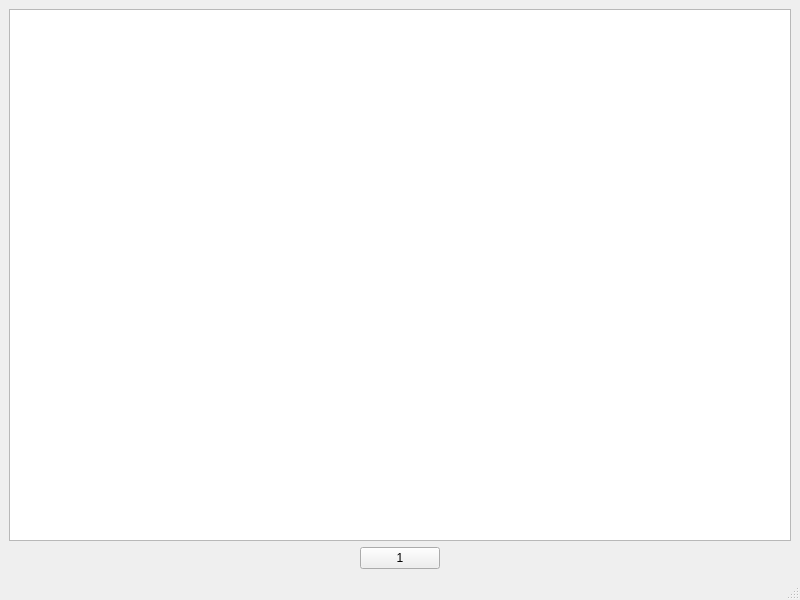
<?xml version="1.0" encoding="UTF-8"?>
<ui version="4.0">
 <class>MainWindow</class>
 <widget class="QMainWindow" name="MainWindow">
  <property name="geometry">
   <rect>
    <x>0</x>
    <y>0</y>
    <width>800</width>
    <height>600</height>
   </rect>
  </property>
  <property name="windowTitle">
   <string>MainWindow</string>
  </property>
  <widget class="QWidget" name="centralwidget">
   <layout class="QVBoxLayout" name="verticalLayout">
    <item>
     <layout class="QVBoxLayout" name="table_with_paging">
      <item>
       <widget class="QTableView" name="tableView"/>
      </item>
      <item>
       <layout class="QHBoxLayout" name="paging_buttons">
        <item>
         <widget class="QPushButton" name="pushButton">
          <property name="sizePolicy">
           <sizepolicy hsizetype="Maximum" vsizetype="Fixed">
            <horstretch>0</horstretch>
            <verstretch>0</verstretch>
           </sizepolicy>
          </property>
          <property name="text">
           <string>1</string>
          </property>
         </widget>
        </item>
       </layout>
      </item>
     </layout>
    </item>
   </layout>
  </widget>
  <widget class="QMenuBar" name="menubar">
   <property name="geometry">
    <rect>
     <x>0</x>
     <y>0</y>
     <width>800</width>
     <height>20</height>
    </rect>
   </property>
  </widget>
  <widget class="QStatusBar" name="statusbar"/>
 </widget>
 <resources/>
 <connections/>
</ui>
